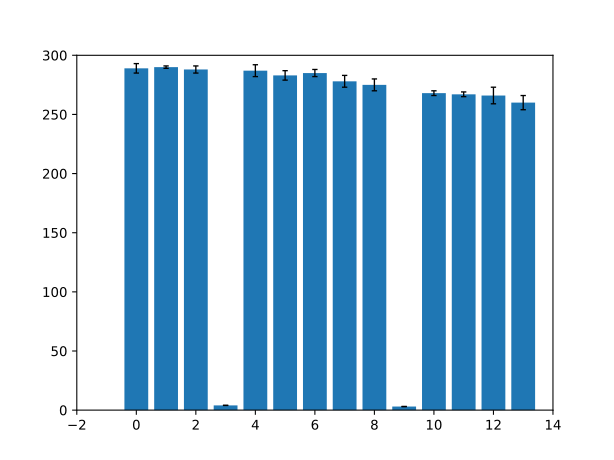

Here is the Python script that generated this plot:
#!/usr/bin/env python3

from pylab import *

# 1. Open `vectorize_rxb_11_1.xcf` in gimp.
# 2. Read coordinates off y-axis and into `bar_heights`.
# 3. Count height of each error bar into `error_heights`.
# 4. Run this script.
# 5. Import `vectorise_rxb_11_1.svg` into inkscape to make look nice.

bar_heights = array([
        289,
        290,
        288,
        4,
        287,
        283,
        285,
        278,
        275,
        3,
        268,
        267,
        266,
        260,
])
error_heights = array([
        6,
        3,
        5,
        2,
        7,
        6,
        5,
        7,
        7,
        2,
        4,
        4,
        9,
        8,
])

x = range(len(bar_heights))

bar(x, bar_heights, yerr=error_heights-2)

savefig('vectorize_rxb_11_1.svg')
show()
